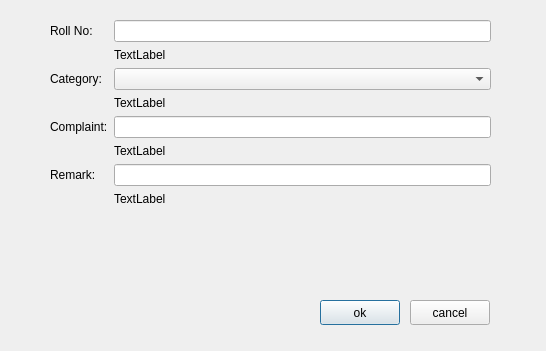
<?xml version="1.0" encoding="UTF-8"?>
<ui version="4.0">
 <class>ComplaintsForm</class>
 <widget class="QDialog" name="ComplaintsForm">
  <property name="geometry">
   <rect>
    <x>0</x>
    <y>0</y>
    <width>546</width>
    <height>351</height>
   </rect>
  </property>
  <property name="windowTitle">
   <string>Dialog</string>
  </property>
  <widget class="QWidget" name="formLayoutWidget">
   <property name="geometry">
    <rect>
     <x>50</x>
     <y>20</y>
     <width>441</width>
     <height>251</height>
    </rect>
   </property>
   <layout class="QFormLayout" name="formLayout">
    <item row="0" column="0">
     <widget class="QLabel" name="rollL">
      <property name="text">
       <string>Roll No:</string>
      </property>
     </widget>
    </item>
    <item row="0" column="1">
     <widget class="QLineEdit" name="roll"/>
    </item>
    <item row="1" column="1">
     <widget class="QLabel" name="rollE">
      <property name="text">
       <string>TextLabel</string>
      </property>
     </widget>
    </item>
    <item row="2" column="0">
     <widget class="QLabel" name="categoryL">
      <property name="text">
       <string>Category:</string>
      </property>
     </widget>
    </item>
    <item row="2" column="1">
     <widget class="QComboBox" name="category"/>
    </item>
    <item row="3" column="1">
     <widget class="QLabel" name="categoryE">
      <property name="text">
       <string>TextLabel</string>
      </property>
     </widget>
    </item>
    <item row="4" column="0">
     <widget class="QLabel" name="complaintL">
      <property name="text">
       <string>Complaint:</string>
      </property>
     </widget>
    </item>
    <item row="4" column="1">
     <widget class="QLineEdit" name="complaint"/>
    </item>
    <item row="5" column="1">
     <widget class="QLabel" name="complaintE">
      <property name="text">
       <string>TextLabel</string>
      </property>
     </widget>
    </item>
    <item row="6" column="0">
     <widget class="QLabel" name="remarkL">
      <property name="text">
       <string>Remark:</string>
      </property>
     </widget>
    </item>
    <item row="6" column="1">
     <widget class="QLineEdit" name="remark"/>
    </item>
    <item row="7" column="1">
     <widget class="QLabel" name="remarkE">
      <property name="text">
       <string>TextLabel</string>
      </property>
     </widget>
    </item>
   </layout>
  </widget>
  <widget class="QPushButton" name="ok">
   <property name="geometry">
    <rect>
     <x>320</x>
     <y>300</y>
     <width>80</width>
     <height>25</height>
    </rect>
   </property>
   <property name="text">
    <string>ok</string>
   </property>
  </widget>
  <widget class="QPushButton" name="cancel">
   <property name="geometry">
    <rect>
     <x>410</x>
     <y>300</y>
     <width>80</width>
     <height>25</height>
    </rect>
   </property>
   <property name="text">
    <string>cancel</string>
   </property>
  </widget>
 </widget>
 <resources/>
 <connections/>
</ui>
